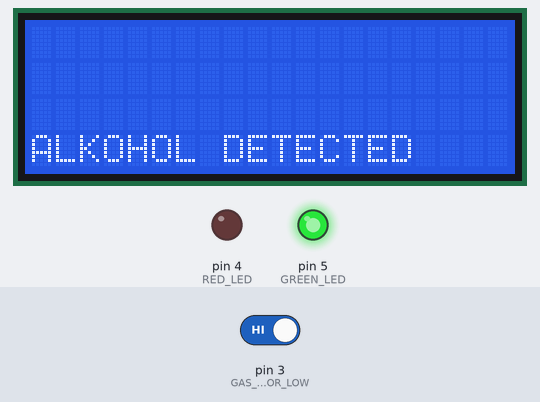
Bench run of a sketch on a simulated Arduino Uno, built with avr-gcc and run on an emulated ATmega328P. On the bench: 20×4 character LCD, output pins drawn as LEDs (lit = HIGH). Inputs (shaded band) come from the test bench; at power-on: pin 3 (GAS_SENSOR_LOW) HIGH.

Above: at 2.2 s.
2.3 s: pin 3 (GAS_SENSOR_LOW) driven LOW
At 3.4 s:
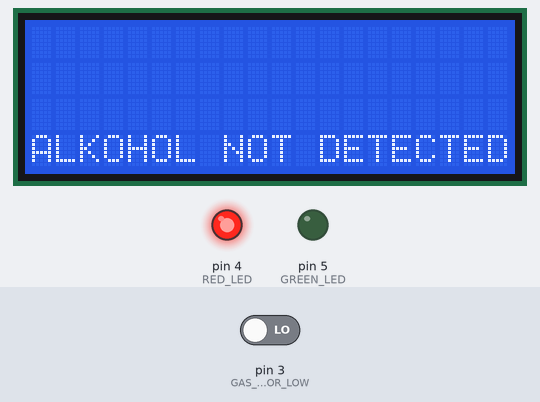
3.8 s: pin 3 (GAS_SENSOR_LOW) driven HIGH
At 4.9 s:
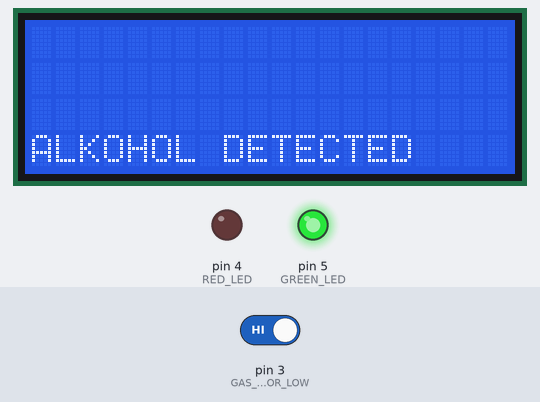
Timing chart, 0 to 6.8 s (numbered marks = the images above; inputs shaded):
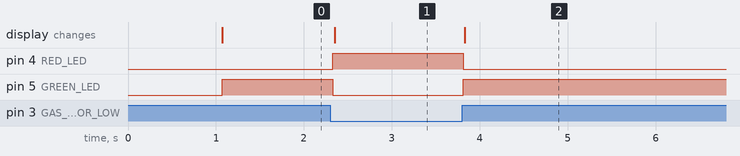

The sketch:

Gas_Sensor.ino
```cpp
#include <LiquidCrystal.h>
LiquidCrystal lcd(13, 12, 11, 10, 9, 8 );
int GAS_SENSOR_LOW=3;
int RED_LED=4;
int GREEN_LED=5;
void setup()  {
pinMode(GAS_SENSOR_LOW, INPUT_PULLUP);
pinMode(RED_LED, OUTPUT);
pinMode(GREEN_LED, OUTPUT);
lcd.begin(20,4);
lcd.setCursor(0,0);
lcd.print("SISTEM PENDETEKSI ");
lcd.setCursor(0,1);
lcd.print("ALKOHOL ");
lcd.setCursor(0,2);
lcd.print("TELEKOMUNIKASI PNJ ");
delay(1000);
}
void loop(){
  int GAS_SENSOR_LOW_READ = digitalRead(GAS_SENSOR_LOW);
  if (GAS_SENSOR_LOW_READ == HIGH)
  {
    lcd.clear();
    lcd.setCursor(0, 3);
    lcd.print("ALKOHOL DETECTED ");
    digitalWrite(RED_LED, LOW);
    digitalWrite(GREEN_LED, HIGH);
    delay(20);
  }
else
{
  lcd.clear();
  lcd.setCursor(0,3);
  lcd.print("ALKOHOL NOT DETECTED ");
  digitalWrite(GREEN_LED, LOW);
  digitalWrite(RED_LED, HIGH);
  delay(20);
}
}
```

Measured:
- after the input at 2.3 s, pin 4 (RED_LED): LOW → HIGH at once; pin 5 (GREEN_LED): HIGH → LOW at once; the display: changes after 0.05 s (image 1)
- after the input at 3.8 s, pin 4 (RED_LED): HIGH → LOW at once; pin 5 (GREEN_LED): LOW → HIGH at once; the display: changes at once (image 2)
